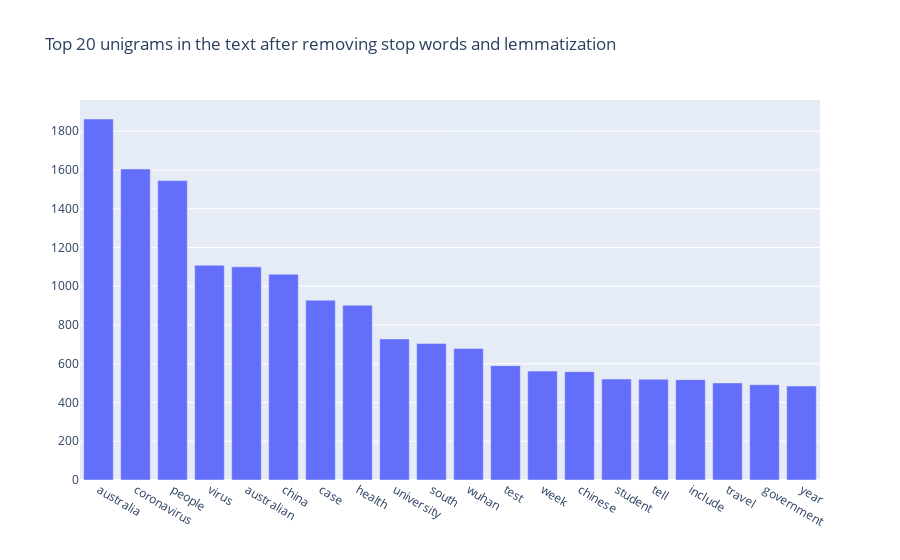

Notebook source saved alongside this figure:
### Code cell
# Call the function get_top_n_grams for unigrams
common_words = get_top_n_grams(df_clean, 20)
df2 = pd.DataFrame(common_words, columns = ['unigram' , 'count'])
# plot the top 20 unigrams
fig = go.Figure([go.Bar(x=df2['unigram'], y=df2['count'])])
fig.update_layout(title=go.layout.Title(text="Top 20 unigrams in the text after removing stop words and lemmatization"))
fig.show()

### Figure 1 — Plotly figure (JSON) as saved in the notebook; plotly's stock layout.template omitted (floating-point values rounded to 4 significant figures)
{"data": [{"type": "bar", "x": ["australia", "coronavirus", "people", "virus", "australian", "china", "case", "health", "university", "south", "wuhan", "test", "week", "chinese", "student", "tell", "include", "travel", "government", "year"], "y": [1863, 1605, 1545, 1108, 1100, 1062, 928, 902, 728, 705, 679, 590, 562, 559, 521, 520, 518, 501, 492, 485]}], "layout": {"title": {"text": "Top 20 unigrams in the text after removing stop words and lemmatization"}}}
